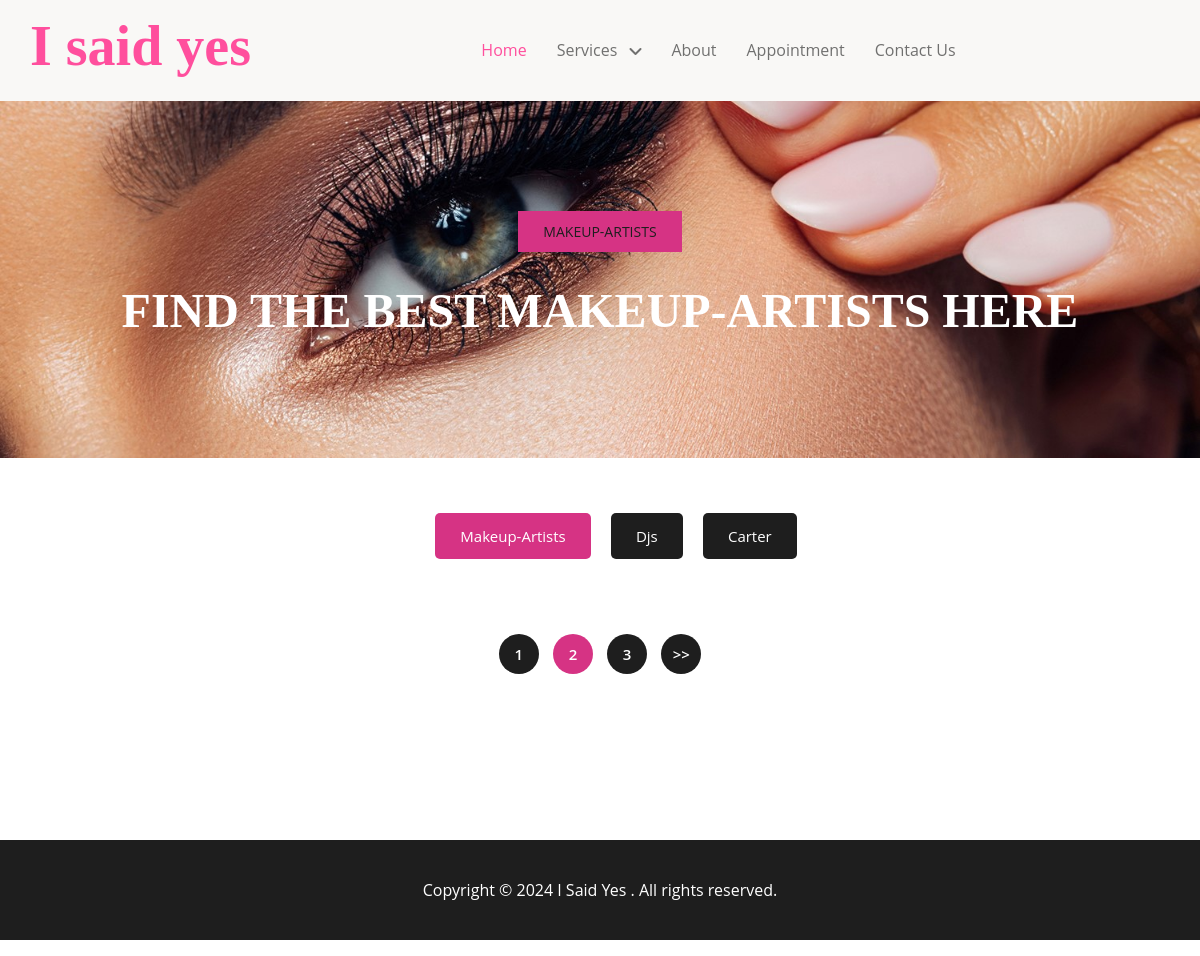
Before: /MakeupArt/ with the older database file.
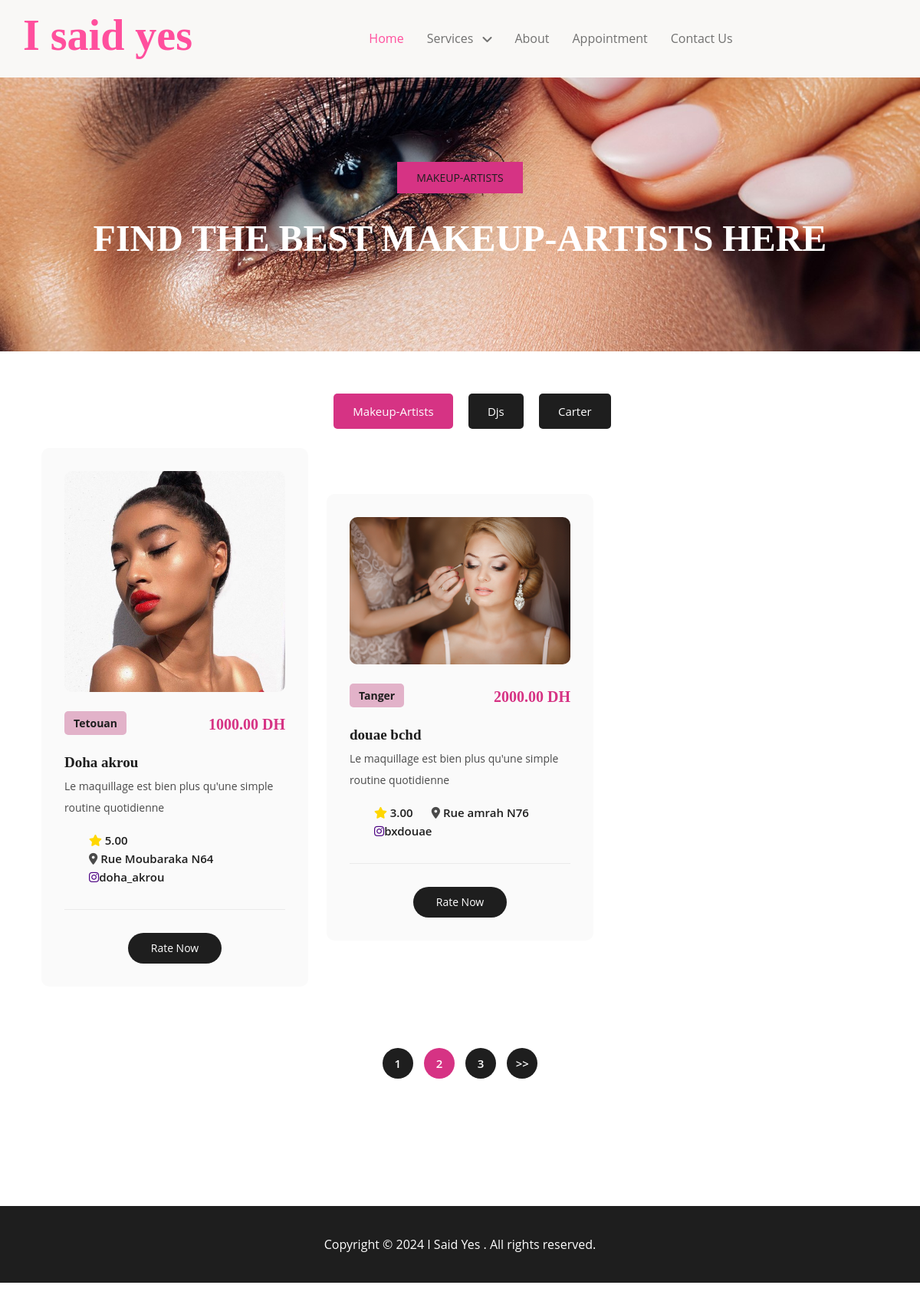
After: the same page with the newer database file.
### Services/models.py (models this page shows, shortened)
class MakeupService(models.Model):
    name = models.CharField(max_length=100)
    introduction = models.TextField()
    image1 = models.ImageField(upload_to='makeup_images/', null=True, blank=True)
    image2 = models.ImageField(upload_to='makeup_images/', null=True, blank=True)
    image3 = models.ImageField(upload_to='makeup_images/', null=True, blank=True)
    instagram = models.CharField(max_length=100, blank=True, null=True)
    facebook = models.CharField(max_length=100, blank=True, null=True)
    address = models.CharField(max_length=200)
    ville = models.CharField(max_length=50, default='')
    rating = models.DecimalField(max_digits=4, decimal_places=2 , default=0)
    price_per_hour = models.DecimalField(max_digits=8, decimal_places=2)

### Services/views.py (the view)
# urls.py: path('MakeupArt/',makeup_artist_list ,  name='makeup_artist_list') ,
def makeup_artist_list(request):
    makeup_artists = MakeupService.objects.all()
    return render(request, 'servicesM.html', {'makeup_artists': makeup_artists})

### templates/servicesM.html (shortened to what this page needs)
{% load static %}
<!DOCTYPE html>
<html lang="en">
  <head>
<link href="{% static 'css/bootstrap.min.css' %}" rel="stylesheet">
<link rel="stylesheet" href="{% static 'css/fontawesome.css' %}">
<link rel="stylesheet" href="{% static 'css/services.css' %}">
<link rel="stylesheet" href="{% static 'css/services1.css' %}">
  <link href="{% static 'css/boot.css' %}" rel="stylesheet">
  <link href="{% static 'css/index.css' %}" rel="stylesheet">
  </head>
  <body>
     <div class="container-fluid bg-light">
      <div class="container px-0">
          <nav class="navbar navbar-light navbar-expand-xl">
              <a href="{% url 'index' %}"  class="navbar-brand">
                  <h1 class="text-primary display-4">I said yes </h1>
              </a>
              <div class="collapse navbar-collapse bg-light py-3" id="navbarCollapse">
                  <div class="navbar-nav mx-auto border-top">
                      <a href="{% url 'index' %}"  class="nav-item nav-link active">Home</a>
                      <div class="nav-item dropdown">
                          <a href="#" class="nav-link dropdown-toggle" data-bs-toggle="dropdown"> Services </a>
                      </div>
                      <a href="" class="nav-item nav-link">About</a>
                      <a href="{% url 'app' %}" class="nav-item nav-link"> Appointment</a>
                      <a href="" class="nav-item nav-link">Contact Us</a>
                  </div>
              </div>
          </nav>
      </div>
  </div>
  <div class="page-heading header-text">
    <div class="container">
      <div class="row">
        <div class="col-lg-12">
          <span class="breadcrumb" style="background-color:#d63384; "><a href="#"> Makeup-artists </a>  </span>
          <h3> Find the best Makeup-artists Here</h3>
        </div>
      </div>
    </div>
  </div>
  <div class="section properties">
    <div class="container">
      <ul class="properties-filter"  style="margin-top : -70px ; ">
        <li>
          <a class="is_active" href="#!" > Makeup-artists </a>
        </li>
        <li>
          <a  href="{% url 'Djs_list' %}"  data-filter=".adv"> Djs </a>
        </li>
        <li>
          <a href="#!" data-filter=".str"> Carter </a>
        </li>
      </ul>
      <div class="row properties-box" style="margin-top : -50px ; ">
        {% for makeup_artist in makeup_artists %}
        <div class="col-lg-4 col-md-6 align-self-center mb-30 properties-items col-md-6 adv">
        <div class="item">
            <a href=""><img src="{{ makeup_artist.image1.url }}" alt=""></a>
            <span class="category"><b>{{ makeup_artist.ville }}</b></span>
            <h6><b>{{ makeup_artist.price_per_hour }} DH</b></h6>
            <h4><a href=""><b>{{ makeup_artist.name }}</b></a></h4>
            <p style="margin-top: -20px;">{{ makeup_artist.introduction }}</p>
            <ul>
                <li><i class="fa-solid fa-star" style="color: gold;"></i> <span>{{ makeup_artist.rating }}</span></li>
                <li><i class="fa-solid fa-location-dot"></i> <span>{{ makeup_artist.address }}</span></li>
                {% if makeup_artist.instagram %}
                    <li><i class="fa-brands fa-instagram" style="color: indigo;"></i><span>{{ makeup_artist.instagram }}</span></li>
                {% endif %}
            </ul>
            <div class="main-button">
                <a href="{% url 'makeup_artist_details' artist_id=makeup_artist.id %}">Rate Now</a>
            </div>
        </div>
       </div>
    {% endfor %}
    </div>
      <div class="row">
        <div class="col-lg-12">
          <ul class="pagination">
            <li><a href="#">1</a></li>
            <li><a class="is_active" href="#">2</a></li>
            <li><a href="#">3</a></li>
            <li><a href="#">>></a></li>
          </ul>
        </div>
      </div>
    </div>
  </div>
  <footer>
    <div class="container">
      <div class="col-lg-12">
        <p>Copyright © 2024 I Said Yes . All rights reserved.
      <a rel="nofollow" href="" target="_blank"> </a></p>
      </div>
    </div>
  </footer>
  </body>
</html>

Changed rows visible on the page:
added MakeupService: image1 (picture), ville "Tetouan", price_per_hour "1000.00", name "Doha akrou", introduction "Le maquillage est bien plus qu'une simple routine quotidienne", rating "5.00", address "Rue Moubaraka N64", instagram "doha_akrou"
added MakeupService: image1 (picture), ville "Tanger", price_per_hour "2000.00", name "douae bchd", introduction "Le maquillage est bien plus qu'une simple routine quotidienne", rating "3.00", address "Rue amrah N76", instagram "bxdouae"
